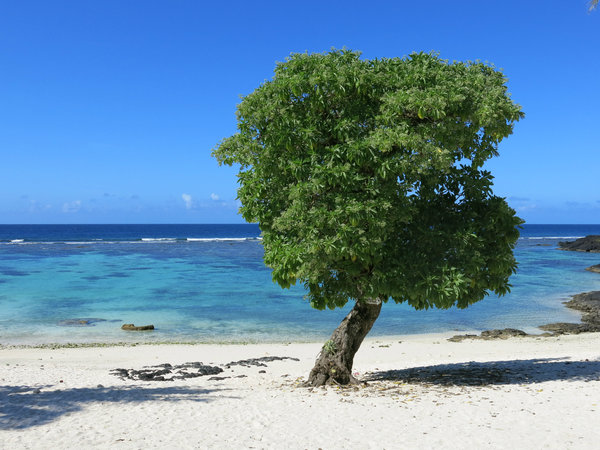
#> input picture src/tutorial-06/Imagenes/imagenColor.jpg, 600 x 450 px
$ python lecturaImagen_Color.py
#> lines starting #> are read from the running program, lines starting #| are printed output that depends on the picture
#!/usr/bin/env python

import numpy as np
import cv2

#Se lee la imagen que está en la carpeta Imagenes
#El segundo valor indica el tipo de imagen que se va a leer
nombreImagen = "imagenColor"
imagenColor = cv2.imread("./Imagenes/"+nombreImagen+".jpg", cv2.IMREAD_COLOR)
#> imagenColor is the input picture: shape (450, 600, 3); mean B, G, R 170.3, 142.1, 103.6

#Se crea la ventana
cv2.namedWindow("Mi primera Ventana", cv2.WINDOW_NORMAL)
cv2.imshow("Mi primera Ventana", imagenColor)

#Se obtienen las dimensiones de la imagen
alto, ancho, canales = imagenColor.shape
#> alto = 450; ancho = 600; canales = 3

#Se decodifica la imagen en el canal RGB y se juntan en una imagen
azul, verde, rojo = cv2.split(imagenColor)
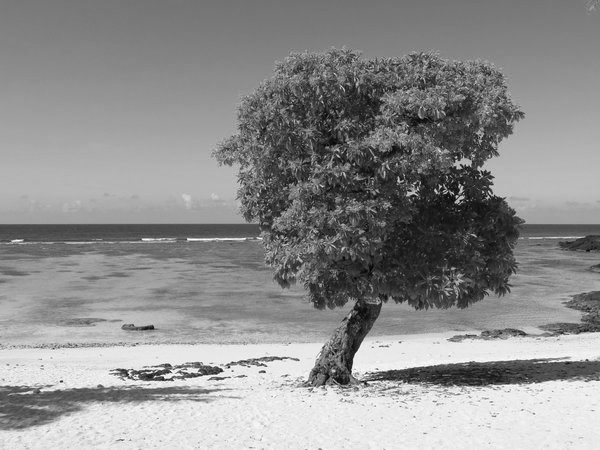
#> verde: shape (450, 600); min 1, max 255, mean 142.1
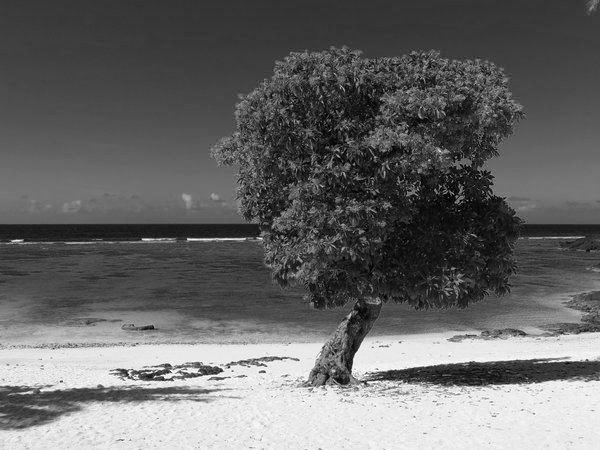
#> rojo: shape (450, 600); min 0, max 255, mean 103.6
nuevaImagenRGB = np.concatenate((azul, verde, rojo), axis=1)
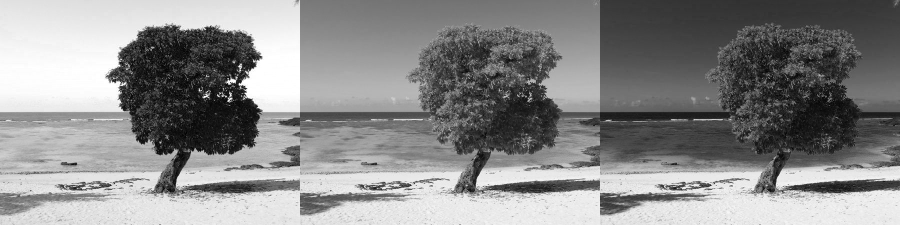
#> nuevaImagenRGB: shape (450, 1800) (shown at 1/2 size); min 0, max 255, mean 138.6

#Se muestra la imagen
cv2.namedWindow("Codificacion RGB", cv2.WINDOW_NORMAL)
cv2.imshow("Codificacion RGB", nuevaImagenRGB)


cv2.waitKey(0)
cv2.destroyAllWindows()

#Ahora decodificamos la imagen en la codificación HSV
imagenHSV = cv2.cvtColor(imagenColor, cv2.COLOR_BGR2HSV)
#> imagenHSV: shape (450, 600, 3); mean H, S, V 75.3, 118.5, 180.5

#Se obtienen los canales H,S,V y se juntan en una imagen
H, S, V = cv2.split(imagenHSV)
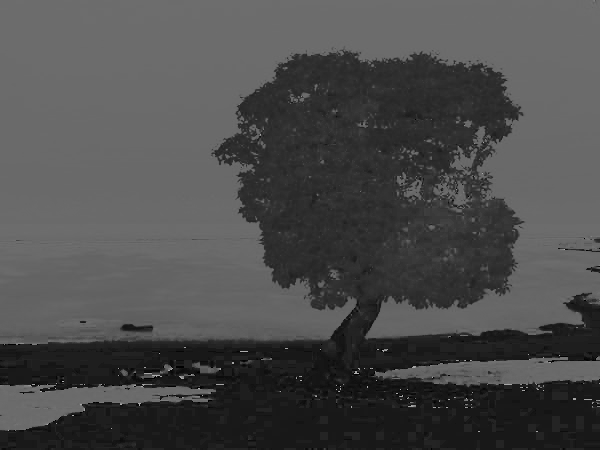
#> H: shape (450, 600); min 0, max 179, mean 75.3
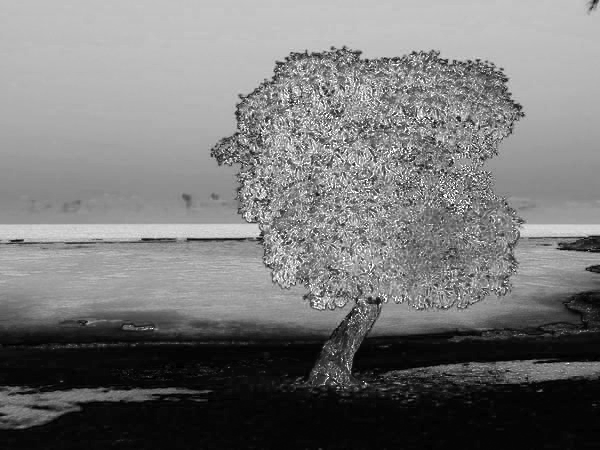
#> S: shape (450, 600); min 0, max 255, mean 118.5
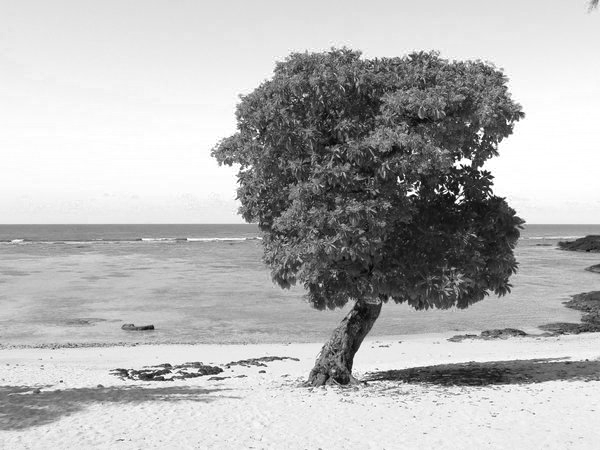
#> V: shape (450, 600); min 1, max 255, mean 180.5
nuevaImagenHSV = np.concatenate((H, S, V), axis=1)
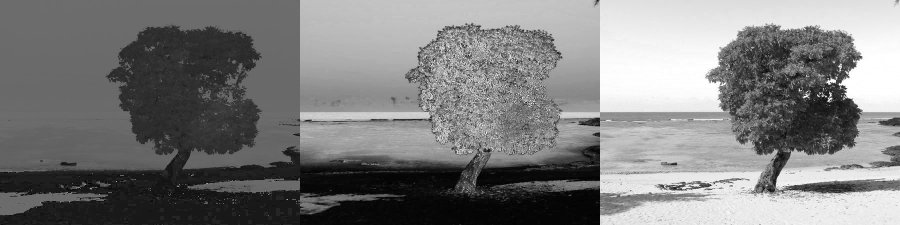
#> nuevaImagenHSV: shape (450, 1800) (shown at 1/2 size); min 0, max 255, mean 124.8

#Se muestra la imagen
cv2.namedWindow("Codificacion HSV", cv2.WINDOW_NORMAL)
cv2.imshow("Codificacion HSV", nuevaImagenHSV)

cv2.waitKey(0)
cv2.destroyAllWindows()

#También se puede transformar una imagen a color a una escala de grises
imagenByN = cv2.cvtColor(imagenColor, cv2.COLOR_BGR2GRAY)
cv2.namedWindow("Escala de Grises", cv2.WINDOW_NORMAL)
cv2.imshow("Escala de Grises", imagenByN)

cv2.waitKey(0)
cv2.destroyAllWindows()
